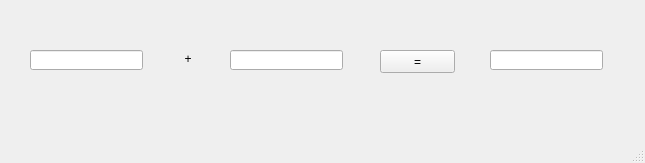
<?xml version="1.0" encoding="UTF-8"?>
<ui version="4.0">
 <class>MainWindow</class>
 <widget class="QMainWindow" name="MainWindow">
  <property name="geometry">
   <rect>
    <x>0</x>
    <y>0</y>
    <width>645</width>
    <height>163</height>
   </rect>
  </property>
  <property name="windowTitle">
   <string>MainWindow</string>
  </property>
  <widget class="QWidget" name="centralwidget">
   <widget class="QLineEdit" name="le1">
    <property name="geometry">
     <rect>
      <x>30</x>
      <y>50</y>
      <width>113</width>
      <height>20</height>
     </rect>
    </property>
    <property name="alignment">
     <set>Qt::AlignCenter</set>
    </property>
   </widget>
   <widget class="QLabel" name="lbl">
    <property name="geometry">
     <rect>
      <x>160</x>
      <y>53</y>
      <width>56</width>
      <height>12</height>
     </rect>
    </property>
    <property name="text">
     <string>+</string>
    </property>
    <property name="alignment">
     <set>Qt::AlignCenter</set>
    </property>
   </widget>
   <widget class="QLineEdit" name="le2">
    <property name="geometry">
     <rect>
      <x>230</x>
      <y>50</y>
      <width>113</width>
      <height>20</height>
     </rect>
    </property>
    <property name="alignment">
     <set>Qt::AlignCenter</set>
    </property>
   </widget>
   <widget class="QPushButton" name="pb">
    <property name="geometry">
     <rect>
      <x>380</x>
      <y>50</y>
      <width>75</width>
      <height>23</height>
     </rect>
    </property>
    <property name="text">
     <string>=</string>
    </property>
   </widget>
   <widget class="QLineEdit" name="le3">
    <property name="geometry">
     <rect>
      <x>490</x>
      <y>50</y>
      <width>113</width>
      <height>20</height>
     </rect>
    </property>
    <property name="alignment">
     <set>Qt::AlignCenter</set>
    </property>
   </widget>
  </widget>
  <widget class="QMenuBar" name="menubar">
   <property name="geometry">
    <rect>
     <x>0</x>
     <y>0</y>
     <width>645</width>
     <height>21</height>
    </rect>
   </property>
  </widget>
  <widget class="QStatusBar" name="statusbar"/>
 </widget>
 <resources/>
 <connections/>
</ui>
